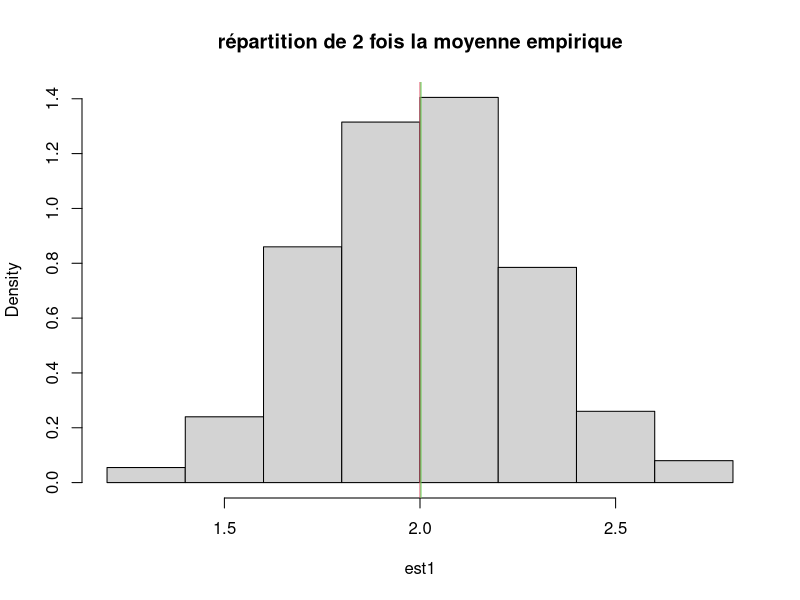
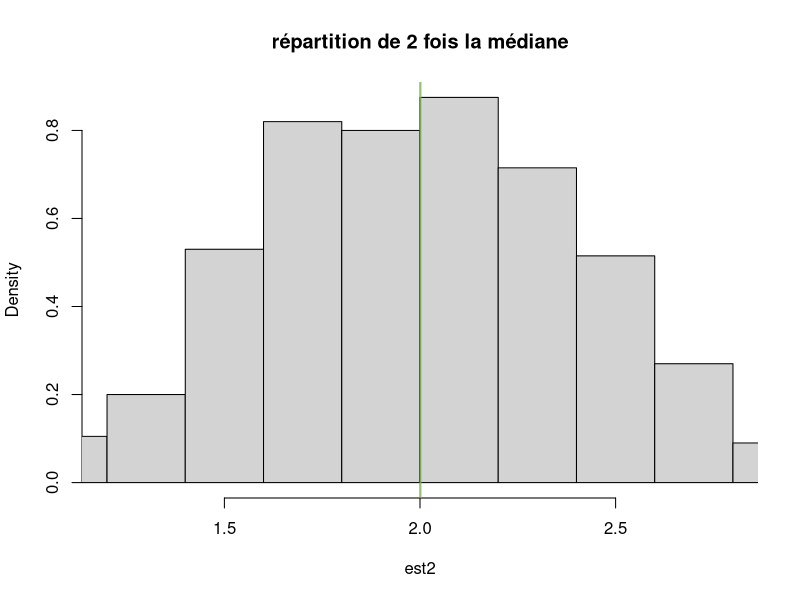
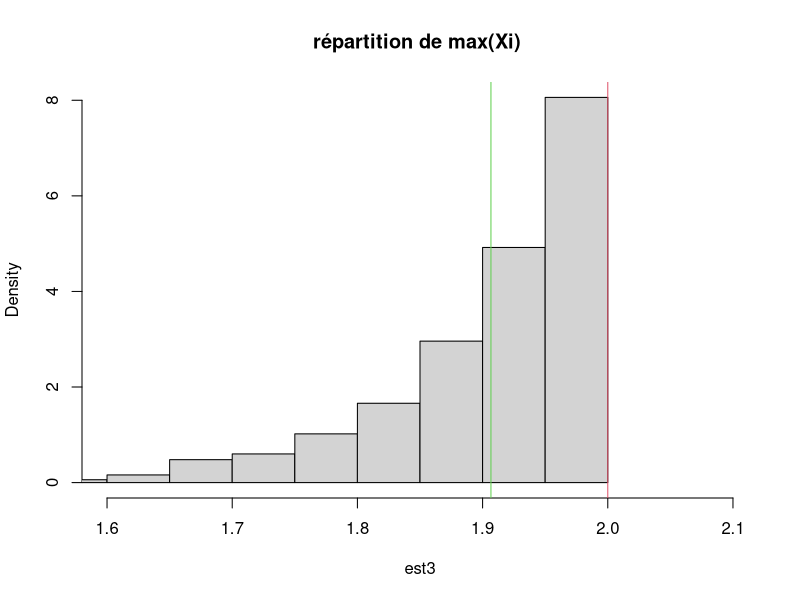
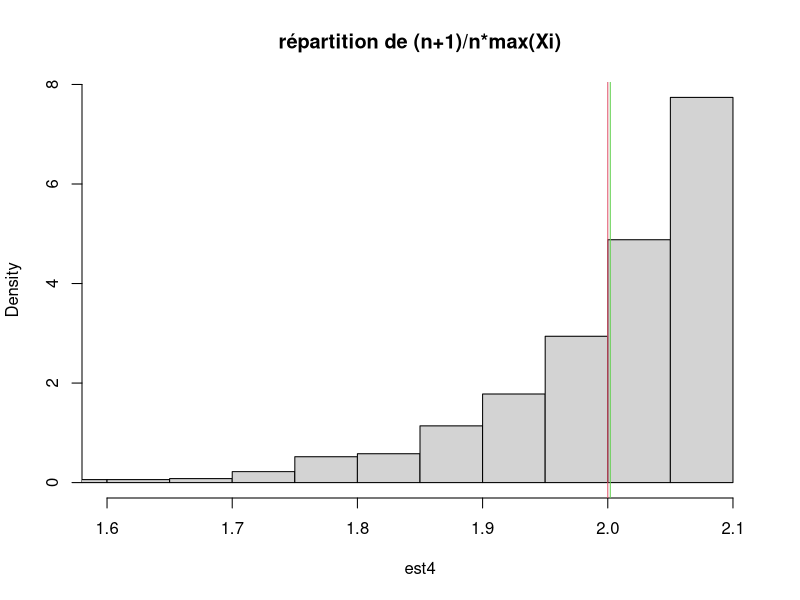
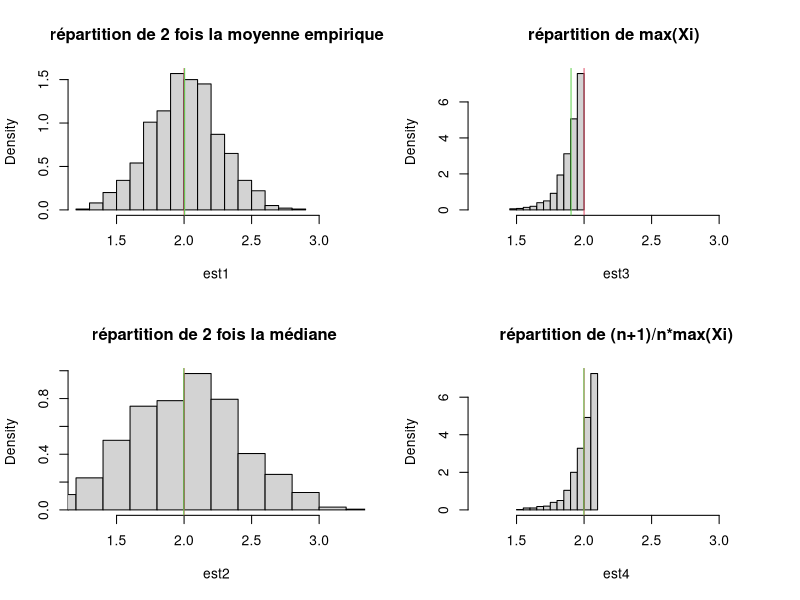
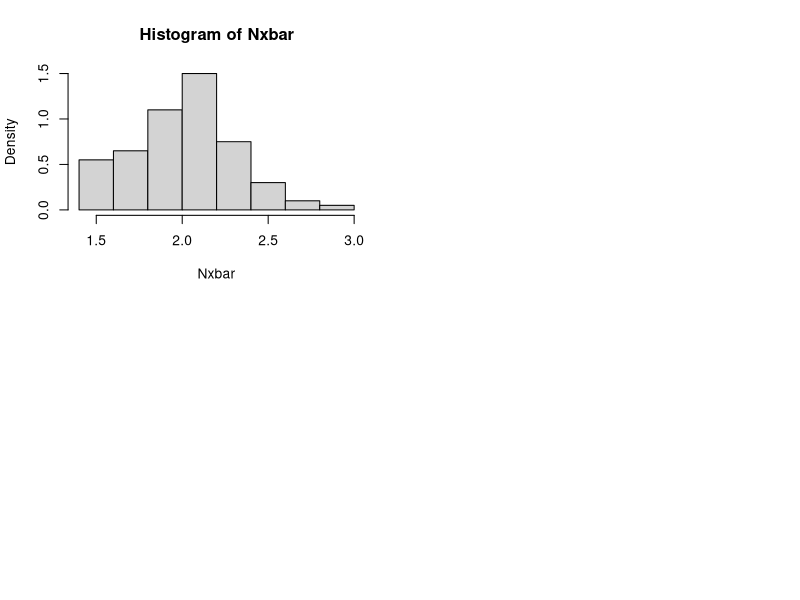
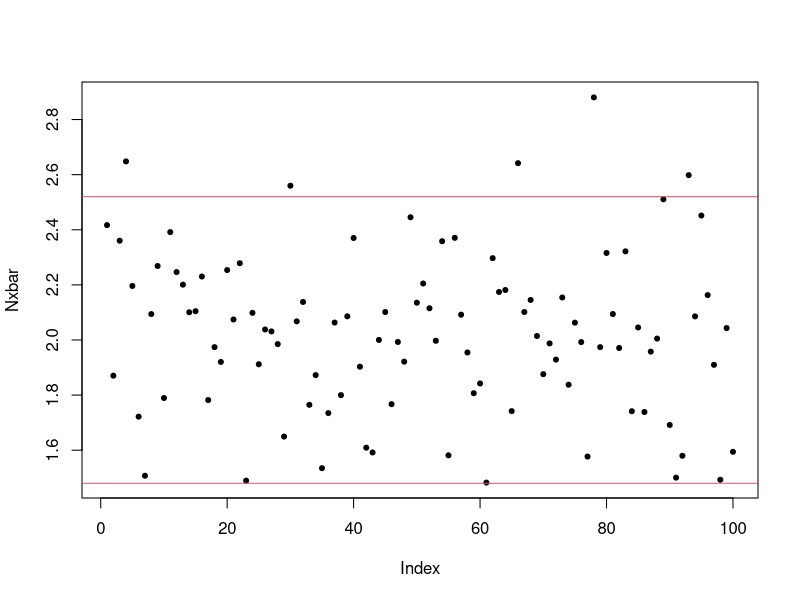
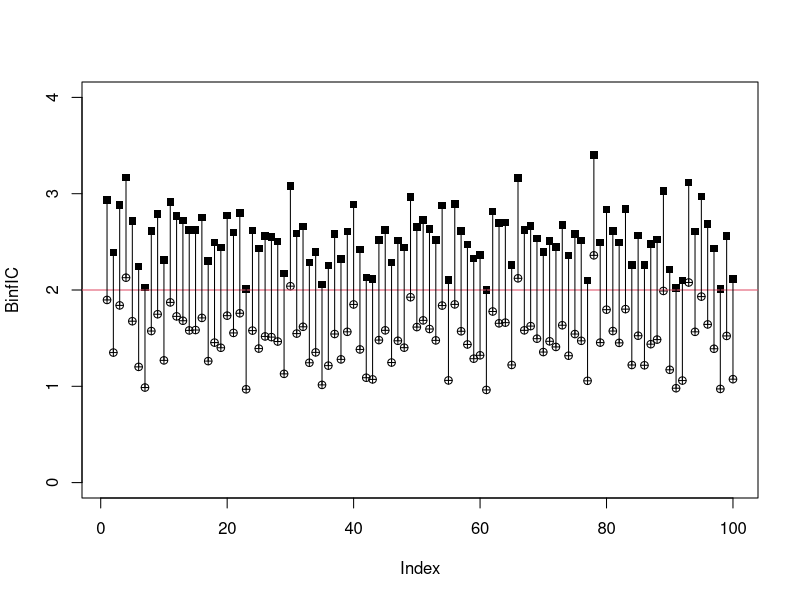

Write R code to recreate these figures, in order.
# Etude des proprietes d'estimateurs par simulation -- modele uniforme#
#######################################################################

n<-20      # taille ech
N<-1000    # nombre de n-echantillons tirés

#Modele Uniforme sur [0,a] : X unif dist sur [0,a] et E(X)=a/2#
###############################################################
a<-2
x<-runif(n,0,a) #un tirage de n-ech
summary(x) #moyenne et medianes sont proches de a/2 et le max est proche de a

# estimations possibles : mean(x)*2, quantile(x,0.5)*2 ou max(x)......
# laquelle est la meilleure ? ==> appliquer N fois le processus d'estimation 
# et décrire pour chaque estimateur : la série des N estimations obtenues 
#############################################################################


#simulation de N, n-echantillons : rangés en ligne dans une matrice Nxn
###########################################################################
matrix(runif(n*N,0,a),ncol=n)->data_unif  

#Les N estimations obtenues pour chacun des 3 estimateurs proposés
####################################################################
rowMeans(data_unif)*2->est1
apply(data_unif,MARGIN=1,median)*2->est2
apply(data_unif,MARGIN=1,max)->est3

#Resumés numériques des 3 N-échantillons d'estimations
######################################################
#pour 2*Xbar
summary(est1)
sd(est1)
#pour 2*qhat_0.5=2*median
###########################
summary(est2)
sd(est1)
#pour max(X_i)
##########################
summary(est3)
sd(est3)   #est3 vise mal (tombe en dessous de a) mais plus préisement que 
           #est1 et est2 qui visent mieux
#répartitions observées
hist(est1,prob=T,main="répartition de 2 fois la moyenne empirique",xlim=c(1.2,2.8)) #ça ressemble à une belle gaussienne !
abline(v=a,col=2) #valeur du paramètre choisi qui doit etre retrouvée au mieux par les estimateurs
abline(v=mean(est1),col=3)#estimation assez bonne

hist(est2,prob=T,main="répartition de 2 fois la médiane",xlim=c(1.2,2.8)) #ça ressemble à une belle gaussienne !
abline(v=a,col=2) #valeur du paramètre choisi qui doit etre retrouvée au mieux par les estimateurs
abline(v=mean(est2),col=3)#estimation assez bonne aussi

hist(est3,prob=T,main="répartition de max(Xi) ",xlim=c(1.6,2.1)) #ça ressemble à une belle gaussienne !
abline(v=a,col=2) # valeur du paramètre choisi qui doit etre retrouvée au mieux par les estimateurs
abline(v=mean(est3),col=3)# estimation loin de a mais répartition moins variable

#corrigeons est3 pour reduire l'écart entre estimation et paramètre
###################################################################
est4<-(n+1)/n*est3
hist(est4,prob=T,main="répartition de (n+1)/n*max(Xi)",xlim=c(1.6,2.1)) #ça ressemble à une belle gaussienne !
abline(v=a,col=2) #valeur du paramètre choisi qui doit etre retrouvée au mieux par les estimateurs
abline(v=mean(est4),col=3) #estimation assez bonne aussi : 
#bien meilleur pour le ciblage et reste moins variable que les deux autres par contre la loi de l'estimateur
#n'est pas gaussienne !


#Resumons avec un graphique affichent les 3 histogrammes
par(mfcol=c(2,2))
a<-2
n<-20
N<-1000
matrix(runif(n*N,0,a),ncol=n)->data_unif  

#Les N estimations obtenues pour chacun des 3 estimateurs proposés
####################################################################
rowMeans(data_unif)*2->est1
apply(data_unif,MARGIN=1,median)*2->est2
apply(data_unif,MARGIN=1,max)->est3

hist(est1,prob=T,main="répartition de 2 fois la moyenne empirique",xlim=c(a-3*sd(est1),3+sd(est1))) #ça ressemble à une belle gaussienne !
abline(v=a,col=2) #valeur du paramètre choisi qui doit etre retrouvée au mieux par les estimateurs
abline(v=mean(est1),col=3)#estimation assez bonne

hist(est2,prob=T,main="répartition de 2 fois la médiane ",xlim=
       c(a-3*sd(est1),3+sd(est1)))    #ça ressemble à une belle gaussienne !
abline(v=a,col=2) #valeur du paramètre choisi qui doit etre retrouvée au mieux par les estimateurs
abline(v=mean(est2),col=3)#estimation assez bonne aussi

hist(est3,prob=T,main="répartition de max(Xi) ",xlim=c(a-3*sd(est1),3+sd(est1))) #ça ressemble à une belle gaussienne !
abline(v=a,col=2) # valeur du paramètre choisi qui doit etre retrouvée au mieux par les estimateurs
abline(v=mean(est3),col=3)# estimation loin de a mais répartition moins variable


est4<-(n+1)/n*est3
hist(est4,prob=T,main="répartition de (n+1)/n*max(Xi)",xlim=c(a-3*sd(est1),3+sd(est1))) #ça ressecmble à une belle gaussienne !
abline(v=a,col=2) #valeur du paramètre choisi qui doit etre retrouvée au mieux par les estimateurs
abline(v=mean(est4),col=3) #estimation assez bonne aussi : 


##################################################################
# intervalles de fluctuation et intervalles de confiance
##################################################################
#Modele : gaussien de moyenne mu et variance sigma2 connue
#####################################################
sigma<-1
mu<-2
#simulation de N tirages d'un n-échantillon d'une normale
n<-10
N<-100
Nech<-matrix(rnorm(n*N,mu,sigma),nrow=N);dim(Nech)
#calcul des xbar
Nxbar<-rowMeans(Nech);length(Nxbar)
#mean(apply(Nech,MARGIN=1,sd))
hist(Nxbar,prob=T)
#intervalle de fluctuation de Xbar de niveau 1-alpha
#####################################################
alpha<-0.1
BinfIF<-mu-sigma*qnorm(1-alpha/2)/sqrt(n);BinfIF
BsupIF<-mu+sigma*qnorm(1-alpha/2)/sqrt(n);BsupIF
par(mfrow=c(1,1))
plot(Nxbar,pch=20)
abline(h=BinfIF,col=2)
abline(h=BsupIF,col=2)
(sum(Nxbar<BinfIF)+sum(Nxbar>BsupIF))/N #frequence avec laquelle l'ech est non-conforme

#intervalles de confianec pour mu de niveau 1-alpha
##################################################
BinfIC<-Nxbar-sigma*qnorm(1-alpha/2)/sqrt(n)
BsupIC<-Nxbar+sigma*qnorm(1-alpha/2)/sqrt(n)
plot(BinfIC,pch=10,ylim=c(0,4))
points(BsupIC,pch=15)
abline(h=mu,col=2)
segments(1:N,BinfIC,1:N,BsupIC)
(sum(mu<BinfIC)+sum(mu>BsupIC))/N # frequence avec laquelle l'intervalle capte le paramètre mu